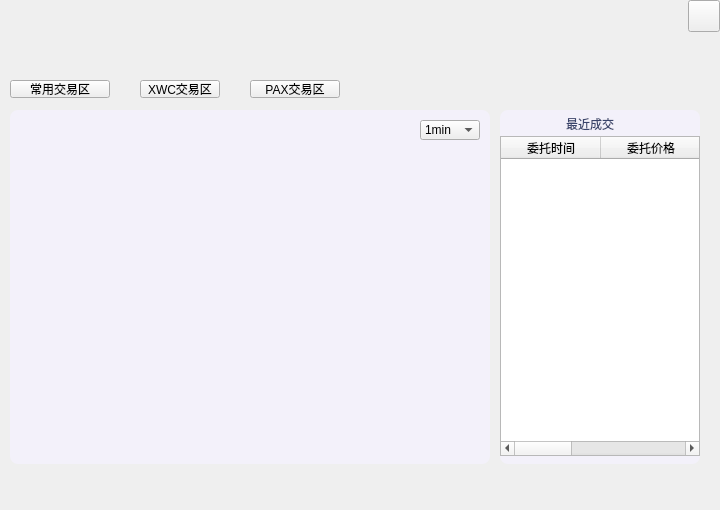
<?xml version="1.0" encoding="UTF-8"?>
<ui version="4.0">
 <class>KLineWidget</class>
 <widget class="QWidget" name="KLineWidget">
  <property name="geometry">
   <rect>
    <x>0</x>
    <y>0</y>
    <width>720</width>
    <height>510</height>
   </rect>
  </property>
  <property name="windowTitle">
   <string>Form</string>
  </property>
  <widget class="QLabel" name="currentPairLabel">
   <property name="geometry">
    <rect>
     <x>10</x>
     <y>50</y>
     <width>200</width>
     <height>26</height>
    </rect>
   </property>
   <property name="styleSheet">
    <string notr="true">font: 20px &quot;微软雅黑&quot;;
color: rgb(83, 61, 138);</string>
   </property>
   <property name="text">
    <string/>
   </property>
  </widget>
  <widget class="QPushButton" name="marketBtn3">
   <property name="geometry">
    <rect>
     <x>250</x>
     <y>80</y>
     <width>90</width>
     <height>18</height>
    </rect>
   </property>
   <property name="text">
    <string>PAX交易区</string>
   </property>
   <property name="BtnStyle" stdset="0">
    <string>dropDown</string>
   </property>
  </widget>
  <widget class="QPushButton" name="favoriteMarketBtn">
   <property name="geometry">
    <rect>
     <x>10</x>
     <y>80</y>
     <width>100</width>
     <height>18</height>
    </rect>
   </property>
   <property name="text">
    <string>常用交易区</string>
   </property>
   <property name="BtnStyle" stdset="0">
    <string>dropDown</string>
   </property>
  </widget>
  <widget class="QPushButton" name="marketBtn1">
   <property name="geometry">
    <rect>
     <x>140</x>
     <y>80</y>
     <width>80</width>
     <height>18</height>
    </rect>
   </property>
   <property name="styleSheet">
    <string notr="true"/>
   </property>
   <property name="text">
    <string>XWC交易区</string>
   </property>
   <property name="BtnStyle" stdset="0">
    <string>dropDown</string>
   </property>
  </widget>
  <widget class="QComboBox" name="periodComboBox">
   <property name="geometry">
    <rect>
     <x>420</x>
     <y>120</y>
     <width>60</width>
     <height>20</height>
    </rect>
   </property>
   <property name="styleSheet">
    <string notr="true"/>
   </property>
   <property name="currentIndex">
    <number>0</number>
   </property>
   <item>
    <property name="text">
     <string>1min</string>
    </property>
   </item>
   <item>
    <property name="text">
     <string>5min</string>
    </property>
   </item>
   <item>
    <property name="text">
     <string>15min</string>
    </property>
   </item>
   <item>
    <property name="text">
     <string>30min</string>
    </property>
   </item>
   <item>
    <property name="text">
     <string>1h</string>
    </property>
   </item>
   <item>
    <property name="text">
     <string>2h</string>
    </property>
   </item>
   <item>
    <property name="text">
     <string>6h</string>
    </property>
   </item>
   <item>
    <property name="text">
     <string>12h</string>
    </property>
   </item>
   <item>
    <property name="text">
     <string>1day</string>
    </property>
   </item>
   <item>
    <property name="text">
     <string>1week</string>
    </property>
   </item>
   <item>
    <property name="text">
     <string>1month</string>
    </property>
   </item>
  </widget>
  <widget class="QWidget" name="widget" native="true">
   <property name="geometry">
    <rect>
     <x>10</x>
     <y>110</y>
     <width>480</width>
     <height>354</height>
    </rect>
   </property>
   <property name="styleSheet">
    <string notr="true">#widget{background-color: rgb(243, 241, 250);
border-radius:8px;}</string>
   </property>
   <widget class="QLabel" name="priceLabel">
    <property name="geometry">
     <rect>
      <x>14</x>
      <y>12</y>
      <width>90</width>
      <height>20</height>
     </rect>
    </property>
    <property name="styleSheet">
     <string notr="true">color: rgb(1, 215, 26);
font: 16px &quot;微软雅黑&quot;;</string>
    </property>
    <property name="text">
     <string/>
    </property>
    <property name="alignment">
     <set>Qt::AlignBottom|Qt::AlignLeading|Qt::AlignLeft</set>
    </property>
   </widget>
   <widget class="QLabel" name="infoLabel">
    <property name="geometry">
     <rect>
      <x>104</x>
      <y>10</y>
      <width>330</width>
      <height>20</height>
     </rect>
    </property>
    <property name="styleSheet">
     <string notr="true">color: rgb(38, 25, 50);
font: 10px &quot;宋体&quot;;</string>
    </property>
    <property name="text">
     <string/>
    </property>
    <property name="alignment">
     <set>Qt::AlignBottom|Qt::AlignLeading|Qt::AlignLeft</set>
    </property>
   </widget>
  </widget>
  <widget class="QWidget" name="widget2" native="true">
   <property name="geometry">
    <rect>
     <x>500</x>
     <y>110</y>
     <width>200</width>
     <height>354</height>
    </rect>
   </property>
   <property name="styleSheet">
    <string notr="true">#widget2{background-color: rgb(243, 241, 250);
border-radius:8px;}</string>
   </property>
   <widget class="QTableWidget" name="recentDealsTableWidget">
    <property name="geometry">
     <rect>
      <x>0</x>
      <y>26</y>
      <width>200</width>
      <height>320</height>
     </rect>
    </property>
    <column>
     <property name="text">
      <string>委托时间</string>
     </property>
    </column>
    <column>
     <property name="text">
      <string>委托价格</string>
     </property>
    </column>
    <column>
     <property name="text">
      <string>数量</string>
     </property>
    </column>
   </widget>
   <widget class="QLabel" name="label">
    <property name="geometry">
     <rect>
      <x>40</x>
      <y>2</y>
      <width>100</width>
      <height>21</height>
     </rect>
    </property>
    <property name="styleSheet">
     <string notr="true">color:rgb(57,68,107);
font: 14px &quot;微软雅黑&quot;;</string>
    </property>
    <property name="text">
     <string>最近成交</string>
    </property>
    <property name="alignment">
     <set>Qt::AlignBottom|Qt::AlignHCenter</set>
    </property>
   </widget>
  </widget>
  <widget class="QToolButton" name="closeBtn">
   <property name="geometry">
    <rect>
     <x>688</x>
     <y>0</y>
     <width>32</width>
     <height>32</height>
    </rect>
   </property>
   <property name="cursor">
    <cursorShape>PointingHandCursor</cursorShape>
   </property>
   <property name="focusPolicy">
    <enum>Qt::NoFocus</enum>
   </property>
   <property name="text">
    <string/>
   </property>
  </widget>
  <zorder>widget2</zorder>
  <zorder>widget</zorder>
  <zorder>currentPairLabel</zorder>
  <zorder>marketBtn3</zorder>
  <zorder>favoriteMarketBtn</zorder>
  <zorder>marketBtn1</zorder>
  <zorder>periodComboBox</zorder>
  <zorder>closeBtn</zorder>
 </widget>
 <resources/>
 <connections/>
</ui>
